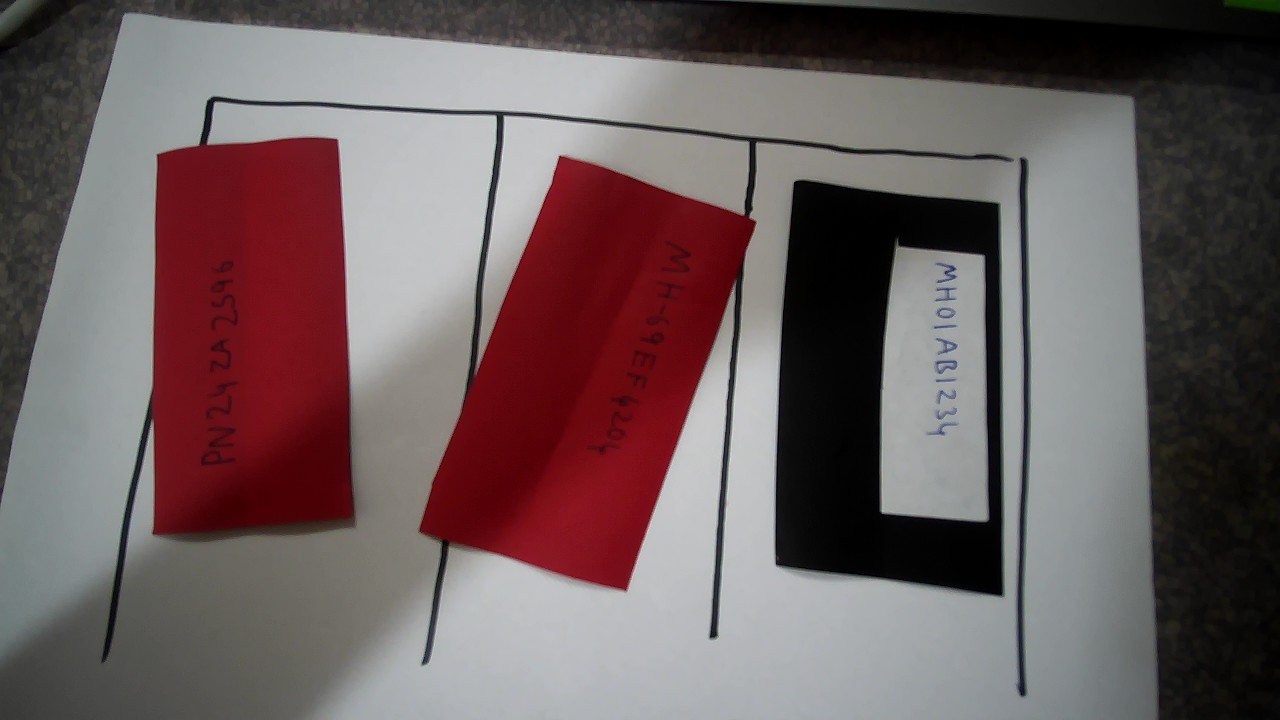
#> input picture tests/data/mat_baseline.jpg, 1280 x 720 px
$ python -i dynamic_detector.py   (imports and definitions only)
#> lines starting #> are read from the running program, lines starting #| are printed output that depends on the picture; after the words box and inside, x2 and y2 are one past the last pixel; in counts of white or black regions, pixels touching at a corner belong together
#> further down, picture is the input picture: shape (720, 1280, 3); mean B, G, R 93.3, 92.4, 107.7
"""Dynamic Computer Vision Pipeline for ParkSensei.

Detects:
1. Dynamic parking bays formed by black marker lines drawn on a floor / mat.
2. Rectangular colored cards (yellow, red, black, etc.) and box cars placed as vehicles.
3. Tight perspective-accurate vehicle boundaries (quadrilaterals).
4. Evaluates parking violations dynamically relative to detected lines:
   - STRADDLING: Vehicle overlaps or crosses a parking divider line into an adjacent bay.
   - WRONG_ORIENTATION: Vehicle angle deviates from parking bay lines by > 25 deg.
   - OUTSIDE_SLOT: Vehicle is outside detected parking bays.
   - LEGAL: Vehicle is neatly parked inside a bay parallel to marker lines.
"""

from __future__ import annotations

import logging
import math
from typing import Sequence

import cv2
import numpy as np

from .models import Detection, ParkingAnalysis, Slot, SlotResult, ViolationType

logger = logging.getLogger(__name__)

# Orientation tolerance (accommodates perspective foreshortening in wide-angle views)
MAX_ANGLE_ERROR_DEG = 25.0


# [19 lines left out: functions _line_angle_deg, _line_distance, not called in this run]


def _extract_mat_mask(frame_bgr: np.ndarray) -> tuple[np.ndarray, np.ndarray]:
    """Isolate the white/bright parking surface mat (paper sheet or floor ROI).

    Returns (mat_mask, paper_mask) where mat_mask is the filled convex region of the
    parking area, and paper_mask is the raw threshold mask for bright white paper.
    """
    fh, fw = frame_bgr.shape[:2]
#> fh = 720; fw = 1280
    hsv = cv2.cvtColor(frame_bgr, cv2.COLOR_BGR2HSV)
#> hsv: shape (720, 1280, 3); mean H, S, V 81.7, 57.3, 110.2

    # Detect white/light paper surface (neutral white has very low saturation S <= 65)
    paper_mask = cv2.inRange(hsv, (0, 0, 110), (180, 65, 255))
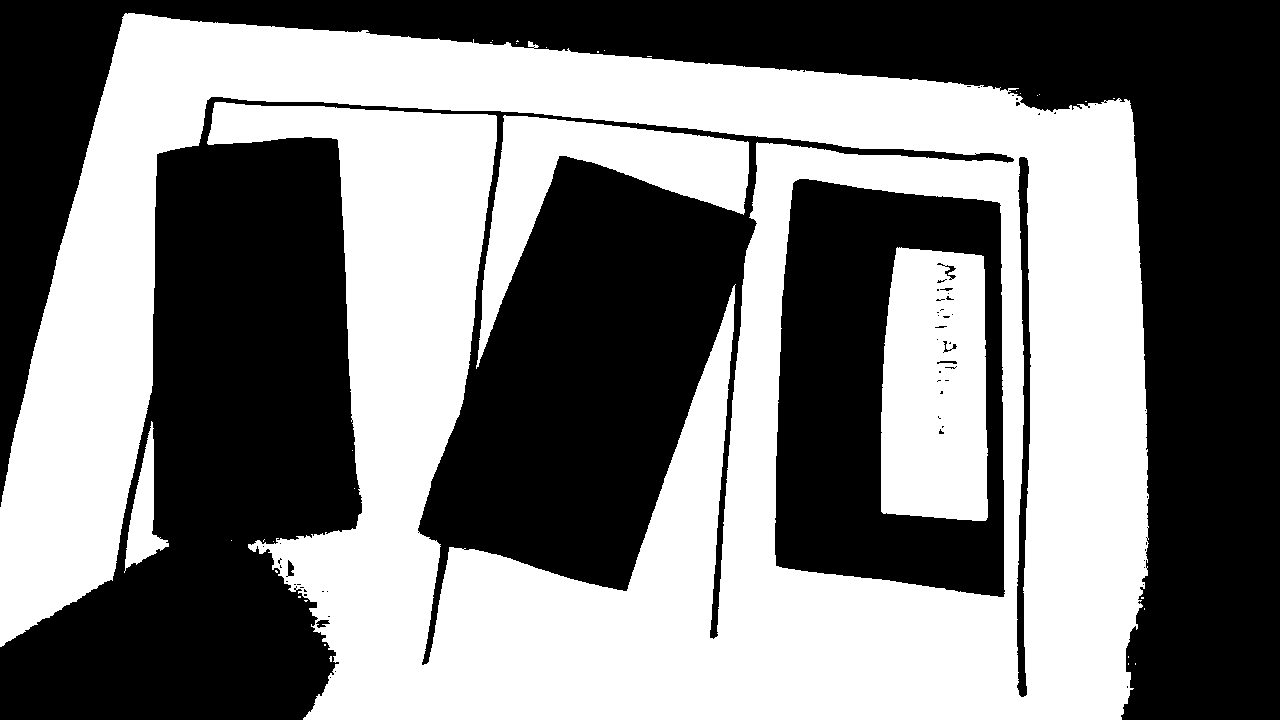
#> paper_mask: shape (720, 1280); 48.6% white; 33 white regions (29 under 20 px)
    cnts, _ = cv2.findContours(paper_mask, cv2.RETR_EXTERNAL, cv2.CHAIN_APPROX_SIMPLE)
#> cnts = 32 contours, 29 with area under 20; largest, box (x1, y1, x2, y2) and area: (0, 13, 1149, 720) 486488, (476, 115, 749, 369) 18574, (124, 421, 169, 573) 2372

    mat_mask = np.zeros((fh, fw), dtype=np.uint8)
    if cnts:
        largest = max(cnts, key=cv2.contourArea)
#> largest = contour of 2505 points, box (x1, y1, x2, y2) (0, 13, 1149, 720), area 486488
        # If paper sheet covers at least 8% of the frame
        if cv2.contourArea(largest) >= (fh * fw * 0.08):
            hull = cv2.convexHull(largest)
#> hull = contour of 33 points, box (x1, y1, x2, y2) (0, 13, 1149, 720), area 725271
            cv2.drawContours(mat_mask, [hull], -1, 255, -1)
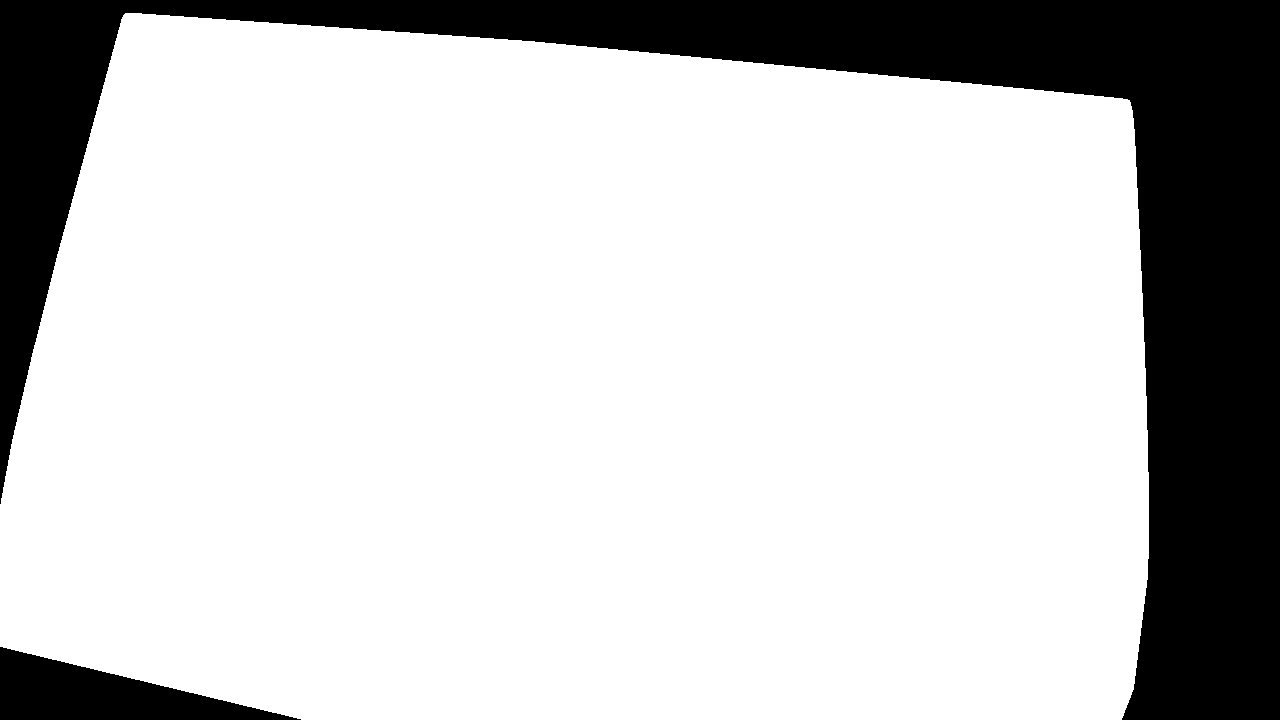
#> mat_mask: shape (720, 1280); 78.9% white; 2 black regions, box (x1, y1, x2, y2) and area: (0, 0, 1280, 720) 183543, (0, 647, 301, 720) 11096

    # Fallback to lower 70% if no distinct paper sheet is detected (e.g. uniform floor)
    if cv2.countNonZero(mat_mask) == 0:
        roi_top = int(fh * 0.28)
        mat_mask[roi_top:fh, 0:fw] = 255
        paper_mask[roi_top:fh, 0:fw] = 255

    return mat_mask, paper_mask


# [502 lines left out: functions _order_quad_clockwise, extract_tight_card_polygon, detect_vehicle_cards, detect_marker_lines_and_bays, analyze_dynamic_parking, crop_card_image, not called in this run]

>>> import cv2
>>> picture = cv2.imread('../../../tests/data/mat_baseline.jpg')
>>> result = _extract_mat_mask(picture)

$ run again, on tests/data/real_feed.jpg
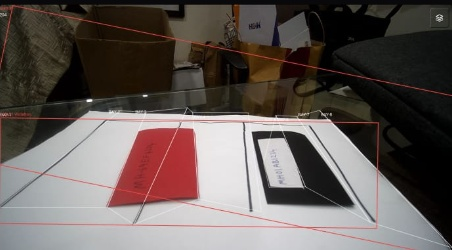
#> input picture tests/data/real_feed.jpg, 452 x 250 px
#> picture is the input picture: shape (250, 452, 3); mean B, G, R 88, 91.4, 100.9
#> hsv: shape (250, 452, 3); mean H, S, V 60, 69.2, 102.2
#> in _extract_mat_mask, `paper_mask = cv2.inRange(hsv, (0, 0, 110), (180, 65, 255))`:
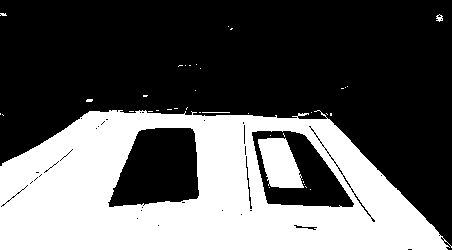
#> paper_mask: shape (250, 452); 36.6% white; 39 white regions (35 under 20 px)
#> cnts = 30 contours, 28 with area under 20; largest, box (x1, y1, x2, y2) and area: (0, 110, 452, 250) 49986, (436, 14, 443, 22) 26
#> largest = contour of 239 points, box (x1, y1, x2, y2) (0, 110, 452, 250), area 49986
#> hull = contour of 12 points, box (x1, y1, x2, y2) (0, 110, 452, 250), area 51440
#> in _extract_mat_mask, `cv2.drawContours(mat_mask, [hull], -1, 255, -1)`:
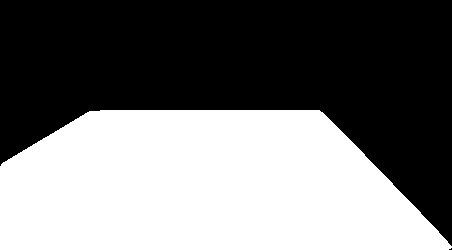
#> mat_mask: shape (250, 452); 46% white; 1 white region, box (x1, y1, x2, y2) and area: (0, 110, 452, 250) 51938
